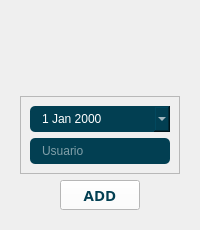
            <widget class="QWidget" name="tab">
             <attribute name="title">
              <string>Tab 1</string>
             </attribute>
             <layout class="QVBoxLayout" name="verticalLayout_15">
              <item>
               <widget class="QWidget" name="widget_2" native="true">
                <layout class="QVBoxLayout" name="verticalLayout_8">
                 <item alignment="Qt::AlignHCenter">
                  <widget class="QLabelThemed" name="title">
                   <property name="minimumSize">
                    <size>
                     <width>70</width>
                     <height>70</height>
                    </size>
                   </property>
                   <property name="maximumSize">
                    <size>
                     <width>90</width>
                     <height>90</height>
                    </size>
                   </property>
                   <property name="text">
                    <string/>
                   </property>
                   <property name="pixmap">
                    <pixmap>../../../../Qss/icons/Icons/feather/file-plus.png</pixmap>
                   </property>
                  </widget>
                 </item>
                 <item>
                  <widget class="QFrame" name="frame_3">
                   <property name="frameShape">
                    <enum>QFrame::StyledPanel</enum>
                   </property>
                   <property name="frameShadow">
                    <enum>QFrame::Raised</enum>
                   </property>
                   <layout class="QVBoxLayout" name="verticalLayout_9">
                    <item>
                     <widget class="QDateEdit" name="fecha_devolucion">
                      <property name="styleSheet">
                       <string notr="true">background-color: rgb(2, 63, 82);
padding: 5px 10px;
border-radius: 5px;

color: rgb(255, 255, 255);</string>
                      </property>
                      <property name="calendarPopup">
                       <bool>true</bool>
                      </property>
                     </widget>
                    </item>
                    <item>
                     <widget class="QLineEdit" name="usuario_LE">
                      <property name="styleSheet">
                       <string notr="true">background-color: rgb(2, 63, 82);
padding: 5px 10px;
border-radius: 5px;
color: rgb(255, 255, 255);</string>
                      </property>
                      <property name="placeholderText">
                       <string>Usuario</string>
                      </property>
                     </widget>
                    </item>
                   </layout>
                  </widget>
                 </item>
                 <item alignment="Qt::AlignHCenter">
                  <widget class="QPushButtonThemed" name="Add">
                   <property name="font">
                    <font>
                     <family>Century Gothic</family>
                     <pointsize>11</pointsize>
                     <bold>true</bold>
                    </font>
                   </property>
                   <property name="cursor">
                    <cursorShape>PointingHandCursor</cursorShape>
                   </property>
                   <property name="styleSheet">
                    <string notr="true">background-color: rgb(255, 255, 255);
color: rgb(2, 63, 82);
</string>
                   </property>
                   <property name="text">
                    <string>ADD</string>
                   </property>
                   <property name="icon">
                    <iconset>
                     <normaloff>../../../../Qss/icons/Icons/feather/check-square.png</normaloff>../../../../Qss/icons/Icons/feather/check-square.png</iconset>
                   </property>
                   <property name="iconSize">
                    <size>
                     <width>25</width>
                     <height>25</height>
                    </size>
                   </property>
                  </widget>
                 </item>
                </layout>
               </widget>
              </item>
             </layout>
            </widget>
